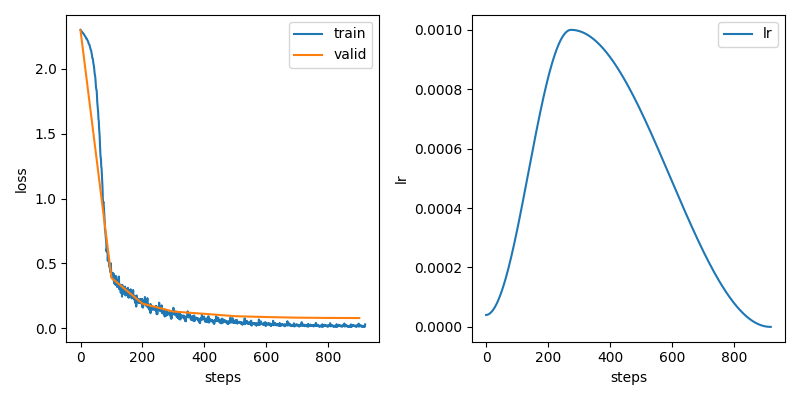

The script that saved this image:
from __future__ import annotations

from torch.optim.lr_scheduler import LRScheduler
from torch.optim.optimizer import Optimizer
from torch.utils.data import DataLoader, Dataset
from typing import Iterator, Sized

import torch
import torch.nn as nn
import torch.nn.functional as F


@torch.jit.script
def criterion(logits: torch.Tensor, labels: torch.Tensor) -> torch.Tensor:
    return F.nll_loss(torch.log_softmax(logits, dim=1), labels)


def train(model: nn.Module, optim: Optimizer, scheduler: LRScheduler, loader: Iterator[tuple[torch.Tensor, torch.Tensor]]) -> tuple[float, float]:
    model.train()
    x, l = next(loader)
    optim.zero_grad(set_to_none=True)
    logits = model(x)
    loss = criterion(logits, l)
    loss.backward()
    nn.utils.clip_grad_norm_(model.parameters(), 1)
    optim.step()
    scheduler.step()
    acc = (torch.argmax(logits, dim=1) == l).sum() / x.size(0)
    return loss.item(), acc.item()


@torch.inference_mode()
def valid(model: nn.Module, loader: DataLoader, dataset: Sized) -> tuple[float, float]:
    model.eval()
    loss = torch.tensor(0, dtype=torch.float32)
    acc = torch.tensor(0, dtype=torch.float32)
    for x, l in loader:
        logits = model(x)
        loss += criterion(logits, l)
        acc += (torch.argmax(logits, dim=1) == l).sum().item()
    return loss.item() / len(loader), acc.item() / len(dataset)


if __name__ == "__main__":
    from itertools import cycle
    from torch.optim.adamw import AdamW
    from torch.optim.lr_scheduler import OneCycleLR
    from torch.utils.data import Subset
    from torchvision.datasets.mnist import MNIST
    from tqdm import tqdm

    import matplotlib.pyplot as plt
    import torch.onnx as tonnx
    import torchvision.transforms as T


    # ========== Hyperparameters
    epochs = 20
    valid_every_n_step = 100
    train_valid_frac = 0.8
    batch_size = 1_024
    lr = 1e-3

    # ========== Dataset Splits
    transform = T.ToTensor()

    dataset = MNIST("/tmp/datasets", train=True, download=True, transform=transform)
    valid_indices = range(int(train_valid_frac * len(dataset)), len(dataset))
    train_indices = range(0, int(train_valid_frac * len(dataset)))

    valid_set = Subset(dataset, indices=valid_indices)
    train_set = Subset(dataset, indices=train_indices)
    test_set = MNIST("/tmp/datasets", train=False, download=True, transform=transform)

    # ========== Dataloaders
    train_loader = DataLoader(train_set, batch_size=batch_size, shuffle=True, drop_last=True)
    valid_loader = DataLoader(valid_set, batch_size=batch_size, shuffle=False)
    test_loader = DataLoader(test_set, batch_size=batch_size, shuffle=False)


    # ========== Setup Model, Optimizer, and LRScheduler
    model = nn.Sequential(
        nn.Flatten(),
        nn.Linear(1 * 28 * 28, 512), nn.ReLU(inplace=True),
        nn.Linear(512, 512), nn.ReLU(inplace=True),
        nn.Linear(512, 10),
    )
    optim = AdamW(model.parameters(), lr, fused=True)
    scheduler = OneCycleLR(optim, max_lr=lr, steps_per_epoch=len(train_loader), epochs=epochs)

    # ========== Training Loop w/ Validation
    valid_loss, valid_acc = 0, 0
    train_history, valid_history, lr_history = [], [], []
    train_batches = iter(cycle(train_loader))
    pbar = tqdm(range(epochs * len(train_loader)), desc="Train")
    for step in pbar:
        train_loss, train_acc = train(model, optim, scheduler, train_batches)
        train_history.append(train_loss)
        lr_history.append(scheduler.get_last_lr()[0])

        if step % valid_every_n_step == 0:
            valid_loss, valid_acc = valid(model, valid_loader, valid_set)
            valid_history.append(valid_loss)

        pbar.set_postfix(
            lr=f"{scheduler.get_last_lr()[0]:.2e}",
            train_loss=f"{train_loss:.2e}",
            train_acc=f"{train_acc * 100:.2f}%",
            valid_loss=f"{valid_loss:.2e}",
            valid_acc=f"{valid_acc * 100:.2f}%",
        )

    # ========== Monitoring Plot
    plt.figure(figsize=(8, 4))
    plt.subplot(1, 2, 1)
    plt.plot(range(0, epochs * len(train_loader)), train_history, label="train")
    plt.plot(range(0, epochs * len(train_loader), valid_every_n_step), valid_history, label="valid")
    plt.legend()
    plt.xlabel("steps")
    plt.ylabel("loss")
    plt.subplot(1, 2, 2)
    plt.plot(range(0, epochs * len(train_loader)), lr_history, label="lr")
    plt.legend()
    plt.xlabel("steps")
    plt.ylabel("lr")
    plt.tight_layout()
    plt.savefig("mnist.png")

    # ========== Test
    test_loss, test_acc = valid(model, test_loader, test_set)
    print(f"Test Loss: {test_loss:.2e}")
    print(f"Test Accuracy: {test_acc * 100:.2f}%")

    # ========== Save the Model Weights
    torch.save(model.state_dict(), "mnist.pt")
    tonnx.export(model, torch.empty((1, 1, 28, 28)), "mnist.onnx", input_names=["input"], output_names=["output"])
